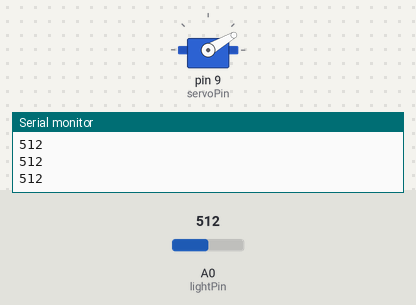
The sketch below on a simulated Arduino Uno, built with avr-gcc and run on an emulated ATmega328P. Shown: servo, the last lines printed to the serial monitor. The test bench sets the inputs (shaded band); at power-on: A0 (lightPin) = 512.

Above: at 1.2 s.
1.3 s: A0 (lightPin) set to 716
At 2.8 s:
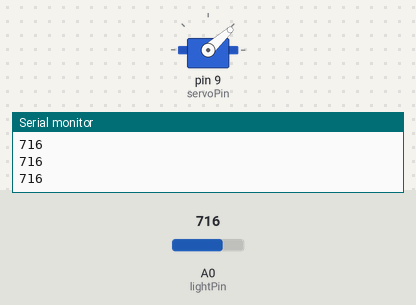
3.2 s: A0 (lightPin) set to 1023
At 4.7 s:
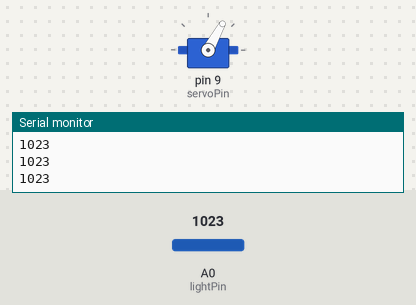
5.0 s: A0 (lightPin) set to 306
At 5.7 s:
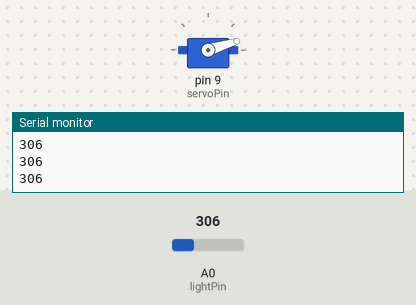
Timing chart, 0 to 8.0 s (numbered marks = the images above; inputs shaded):
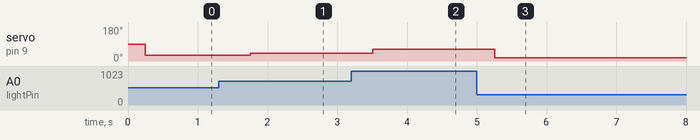

The sketch:

servo_indica_luz.ino
```cpp
#include <Servo.h>
int lightVal;
int lightPin=A0;
int dt=250;
int angle;
int servoPin=9;
Servo myServo;

void setup() {
  // put your setup code here, to run once:
  Serial.begin(9600);
  pinMode(lightPin, INPUT);
  pinMode(servoPin, INPUT);
  myServo.attach(servoPin);
}

void loop() {
  // put your main code here, to run repeatedly:
  lightVal=analogRead(lightPin);
  Serial.println(lightVal);
  delay(dt);
  angle=(58./93.)*lightVal+58.*850./93.; // La formula depende de los niveles de luz del ambiente
  myServo.write(angle);
}
```

Measured:
- after the input at 1.3 s, servo on pin 9 (servoPin): 30° → 42° after 0.45 s
- after the input at 3.2 s, servo on pin 9 (servoPin): 42° → 61° after 0.31 s
- after the input at 5.0 s, servo on pin 9 (servoPin): 61° → 17° after 0.26 s
